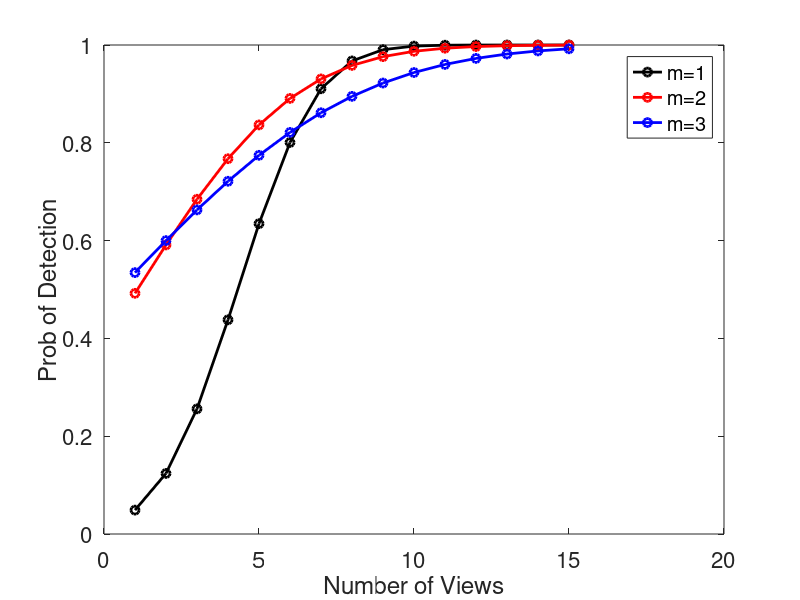

Reproduce this figure in MATLAB.

clear all; close all; clc;

N = [1:1:15];
LR_init = 2.2;
cl = 0.95;
LR_thresh = cl/(1-cl);

m = 1;
mu = m^2.*N/2 + log(LR_init);
sig = m^3;
F1 = 1-1/2*(1+erf( ( log(LR_thresh)-mu )./  (sig*sqrt(2) ) ));

m = 2;
mu = m^2.*N/2 + log(LR_init);
sig = m^3;
F2 = 1-1/2*(1+erf( ( log(LR_thresh)-mu )./  (sig*sqrt(2) ) ));

m = 3;
mu = m^2.*N/2 + log(LR_init);
sig = m^3;
F3= 1-1/2*(1+erf( ( log(LR_thresh)-mu )./  (sig*sqrt(2) ) ));

figure;
plot(N,F1,'ko-','linewidth',2);
hold on;
plot(N,F2,'ro-','linewidth',2);
plot(N,F3,'bo-','linewidth',2);
set(gca,'FontSize',16)
legend('m=1','m=2','m=3')
xlabel('Number of Views')
ylabel('Prob of Detection')
